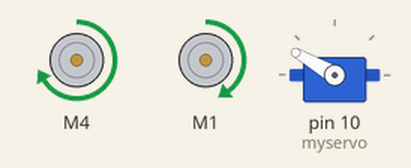
A sketch run on a simulated Arduino Uno, built with avr-gcc and run on an emulated ATmega328P. Parts: 2 × DC motor (green arrow = forward, orange = backward, longer = faster), servo. What the sketch prints to the serial monitor is not drawn.

Above: at 10.05 s.
At 11.05 s:
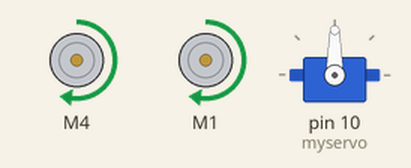
At 11.5 s:
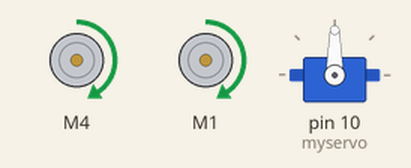
At 13.0 s:
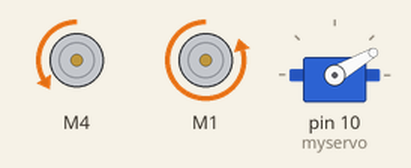
At 14.5 s:
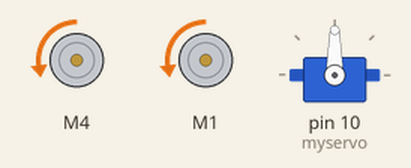
At 16.0 s:
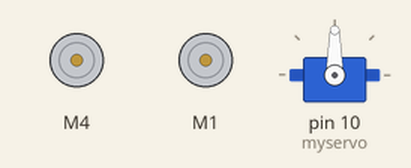
Timing chart, 0 to 17.8 s (numbered marks = the images above):
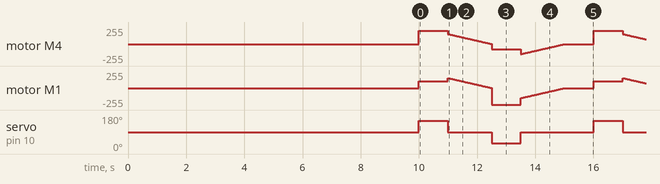

The sketch:

Motor_Servo_COCHE.ino
```cpp
// Adafruit Motor shield library
//Este script maneja el coche de forma que vaya hacia delante a la izquierda, y hacia atrás a la derecha.
//Combina motores con el servo de dirección

#include <AFMotor.h>
#include <Servo.h>

AF_DCMotor motorRH(4);
AF_DCMotor motorLH(1);
Servo myservo;  // create servo object to control a servo
int pos = 0;    // variable to store the servo position

void setup() {
  Serial.begin(9600);           // set up Serial library at 9600 bps
  Serial.println("Motor test!");

  // turn on motor
  motorRH.setSpeed(250);
  motorLH.setSpeed(250);

  motorRH.run(RELEASE);
  motorLH.run(RELEASE);

// attach the servo on pin 10 to the servo object
  myservo.attach(10);
  myservo.write(90);
  delay(10000);
}

void loop() {
  uint8_t i;

 // Girar a la izquierda
  Serial.print("Izquierda");

  motorRH.run(FORWARD);
  motorLH.run(FORWARD);

  //for (i=0; i<255; i++) {
    motorRH.setSpeed(200);
    motorLH.setSpeed(100);
    myservo.write(150);
    delay(1000);
    myservo.write(90);
 //}

  for (i=150; i!=0; i--) {
    motorRH.setSpeed(i);
    motorLH.setSpeed(i);
    delay(10);
 }

  Serial.print("tock");

  motorRH.run(BACKWARD);
  motorLH.run(BACKWARD);
 // for (i=0; i<255; i++) {
    motorRH.setSpeed(75);
    motorLH.setSpeed(250);
    myservo.write(30);
    delay(1000);
    myservo.write(90);
// }

  for (i=150; i!=0; i--) {
    motorRH.setSpeed(i);
    motorLH.setSpeed(i);
    delay(10);
 }


  Serial.print("tech");
  motorRH.run(RELEASE);
  motorLH.run(RELEASE);
  delay(1000);
}
```

Measured:
- by itself, servo on pin 10 (myservo): repeats every 6.0 s: 90° 1.5 s, 30° 1.0 s, 90° 2.5 s, 150° 1.0 s
